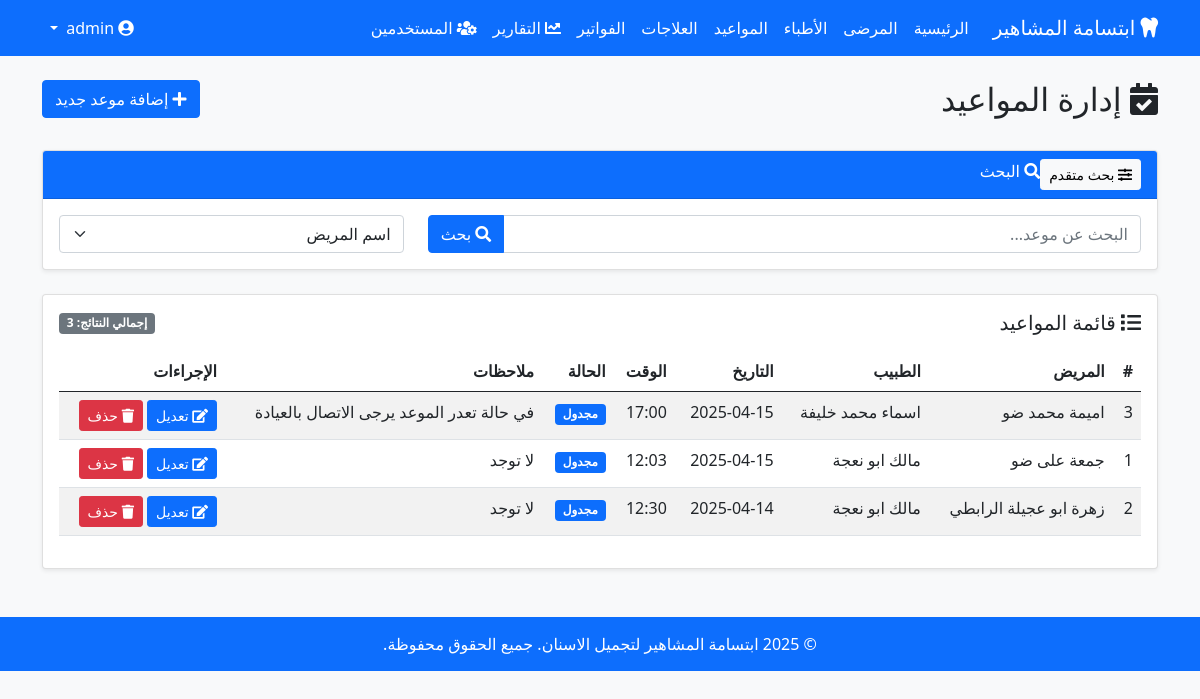
The page /appointments (signed in) on the database its author committed.
### models.py (models this page shows)
class Appointment(db.Model):
    id = db.Column(db.Integer, primary_key=True)
    patient_id = db.Column(db.Integer, db.ForeignKey('patient.id'), nullable=False)
    doctor_id = db.Column(db.Integer, db.ForeignKey('doctor.id'), nullable=False)
    date = db.Column(db.Date, nullable=False)
    time = db.Column(db.Time, nullable=False)
    notes = db.Column(db.Text)
    status = db.Column(db.String(20), default='scheduled')  # scheduled, completed, cancelled
    created_at = db.Column(db.DateTime, default=datetime.utcnow)

class Patient(db.Model):
    id = db.Column(db.Integer, primary_key=True)
    name = db.Column(db.String(100), nullable=False)
    phone = db.Column(db.String(20), nullable=False)
    address = db.Column(db.String(200))
    created_at = db.Column(db.DateTime, default=datetime.utcnow)
    appointments = db.relationship('Appointment', backref='patient', lazy=True)
    invoices = db.relationship('Invoice', backref='patient', lazy=True)

class Doctor(db.Model):
    id = db.Column(db.Integer, primary_key=True)
    name = db.Column(db.String(100), nullable=False)
    phone = db.Column(db.String(20), nullable=False)
    address = db.Column(db.String(200))
    created_at = db.Column(db.DateTime, default=datetime.utcnow)
    appointments = db.relationship('Appointment', backref='doctor', lazy=True)

### app.py (the view, shortened to what this page needs)
@app.route('/appointments')
@permission_required('view_appointments')
def appointments():
    page = request.args.get('page', 1, type=int)
    search_query = request.args.get('q', '')
    search_by = request.args.get('search_by', 'all')
    date_from = request.args.get('date_from', '')
    date_to = request.args.get('date_to', '')
    status_scheduled = request.args.get('status_scheduled')
    status_completed = request.args.get('status_completed')
    status_cancelled = request.args.get('status_cancelled')
    query = Appointment.query
    if date_from:
        date_from_obj = datetime.strptime(date_from, '%Y-%m-%d').date()
        query = query.filter(Appointment.date >= date_from_obj)
    if date_to:
        date_to_obj = datetime.strptime(date_to, '%Y-%m-%d').date()
        query = query.filter(Appointment.date <= date_to_obj)
    status_filters = []
    if status_scheduled:
        status_filters.append('scheduled')
    if status_completed:
        status_filters.append('completed')
    if status_cancelled:
        status_filters.append('cancelled')
    if status_filters:
        query = query.filter(Appointment.status.in_(status_filters))
    query = query.order_by(Appointment.date.desc(), Appointment.time.desc())
    pagination = query.paginate(page=page, per_page=app.config['ITEMS_PER_PAGE'], error_out=False)
    appointments = pagination.items
    search_params = {}
    if search_query:
        search_params['q'] = search_query
    if search_by != 'all':
        search_params['search_by'] = search_by
    if date_from:
        search_params['date_from'] = date_from
    if date_to:
        search_params['date_to'] = date_to
    if status_scheduled:
        search_params['status_scheduled'] = status_scheduled
    if status_completed:
        search_params['status_completed'] = status_completed
    if status_cancelled:
        search_params['status_cancelled'] = status_cancelled
    return render_template('appointments.html',
                           appointments=appointments,
                           pagination=pagination,
                           search_query=search_query,
                           search_params=search_params)

### app.py (called while the page is built)
@app.before_request
def check_login():
    public_endpoints = ['login', 'static']
    if not current_user.is_authenticated and request.endpoint not in public_endpoints:
        return redirect(url_for('login'))

@login_manager.user_loader
def load_user(user_id):
    return User.query.get(int(user_id))

def permission_required(permission):
    def decorator(f):
        @functools.wraps(f)
        def decorated_function(*args, **kwargs):
            if not current_user.is_authenticated:
                return redirect(url_for('login'))
            if not current_user.has_permission(permission):
                flash('ليس لديك صلاحية للوصول إلى هذه الصفحة', 'danger')
                return redirect(url_for('index'))
            return f(*args, **kwargs)
        return decorated_function
    return decorator

### models.py (called while the page is built)
    def has_permission(self, permission_name):
        for role_permission in self.role.permissions:
            if role_permission.permission.name == permission_name:
                return True
        return False

### templates/appointments.html (shortened to what this page needs)
{% extends 'base.html' %}
{% from 'components/search_form.html' import render_search_form %}
{% from 'components/pagination.html' import render_pagination %}
{% block content %}
<div class="row mb-4">
    <div class="col-md-8">
        <h2><i class="fas fa-calendar-check"></i> إدارة المواعيد</h2>
    </div>
    <div class="col-md-4 text-end">
        <a href="{{ url_for('add_appointment') }}" class="btn btn-primary">
            <i class="fas fa-plus"></i> إضافة موعد جديد
        </a>
    </div>
</div>
<div class="card shadow-sm">
    <div class="card-body">
        <div class="d-flex justify-content-between align-items-center mb-3">
            <h5 class="mb-0">
                <i class="fas fa-list"></i> قائمة المواعيد
            </h5>
            <span class="badge bg-secondary">إجمالي النتائج: {{ pagination.total }}</span>
        </div>
        {% if appointments %}
        <div class="table-responsive">
            <table class="table table-striped">
                <thead>
                    <tr>
                        <th>#</th>
                        <th>المريض</th>
                        <th>الطبيب</th>
                        <th>التاريخ</th>
                        <th>الوقت</th>
                        <th>الحالة</th>
                        <th>ملاحظات</th>
                        <th>الإجراءات</th>
                    </tr>
                </thead>
                <tbody>
                    {% for appointment in appointments %}
                    <tr>
                        <td>{{ appointment.id }}</td>
                        <td>{{ appointment.patient.name }}</td>
                        <td>{{ appointment.doctor.name }}</td>
                        <td>{{ appointment.date.strftime('%Y-%m-%d') }}</td>
                        <td>{{ appointment.time.strftime('%H:%M') }}</td>
                        <td>
                            {% if appointment.status == 'scheduled' %}
                            <span class="badge bg-primary">مجدول</span>
                            {% elif appointment.status == 'completed' %}
                            <span class="badge bg-success">مكتمل</span>
                            {% elif appointment.status == 'cancelled' %}
                            <span class="badge bg-danger">ملغي</span>
                            {% endif %}
                        </td>
                        <td>{{ appointment.notes }}</td>
                        <td>
                            <a href="{{ url_for('edit_appointment', id=appointment.id) }}" class="btn btn-sm btn-primary">
                                <i class="fas fa-edit"></i> تعديل
                            </a>
                            <a href="{{ url_for('delete_appointment', id=appointment.id) }}" class="btn btn-sm btn-danger" onclick="return confirm('هل أنت متأكد من حذف هذا الموعد؟');">
                                <i class="fas fa-trash"></i> حذف
                            </a>
                        </td>
                    </tr>
                    {% endfor %}
                </tbody>
            </table>
        </div>
        {% else %}
        <div class="alert alert-info text-center">
            لا توجد مواعيد مسجلة حالياً. <a href="{{ url_for('add_appointment') }}">إضافة موعد جديد</a>
        </div>
        {% endif %}
    </div>
</div>
{% endblock %}

### templates/base.html (style rules this page uses)
body { font-family: 'Segoe UI', Tahoma, Geneva, Verdana, sans-serif; background-color: #f8f9fa; }
.card { margin-bottom: 20px; box-shadow: 0 4px 6px rgba(0, 0, 0, 0.1); }
.btn-primary { background-color: #0d6efd; border-color: #0d6efd; }
.btn-danger { background-color: #dc3545; border-color: #dc3545; }
.table { background-color: white; }

### rows shown on the page
Appointment: id "3", patient.name "اميمة محمد ضو", doctor.name "اسماء محمد خليفة", date "2025-04-15", time "17:00", status "مجدول", notes "في حالة تعدر الموعد يرجى الاتصال بالعيادة"
Appointment: id "1", patient.name "جمعة على ضو", doctor.name "مالك ابو نعجة", date "2025-04-15", time "12:03", status "مجدول", notes "لا توجد"
Appointment: id "2", patient.name "زهرة ابو عجيلة الرابطي", doctor.name "مالك ابو نعجة", date "2025-04-14", time "12:30", status "مجدول", notes "لا توجد"

### other values the page prints
{{ pagination.total }} "3"
form field search_by "اسم المريض"
